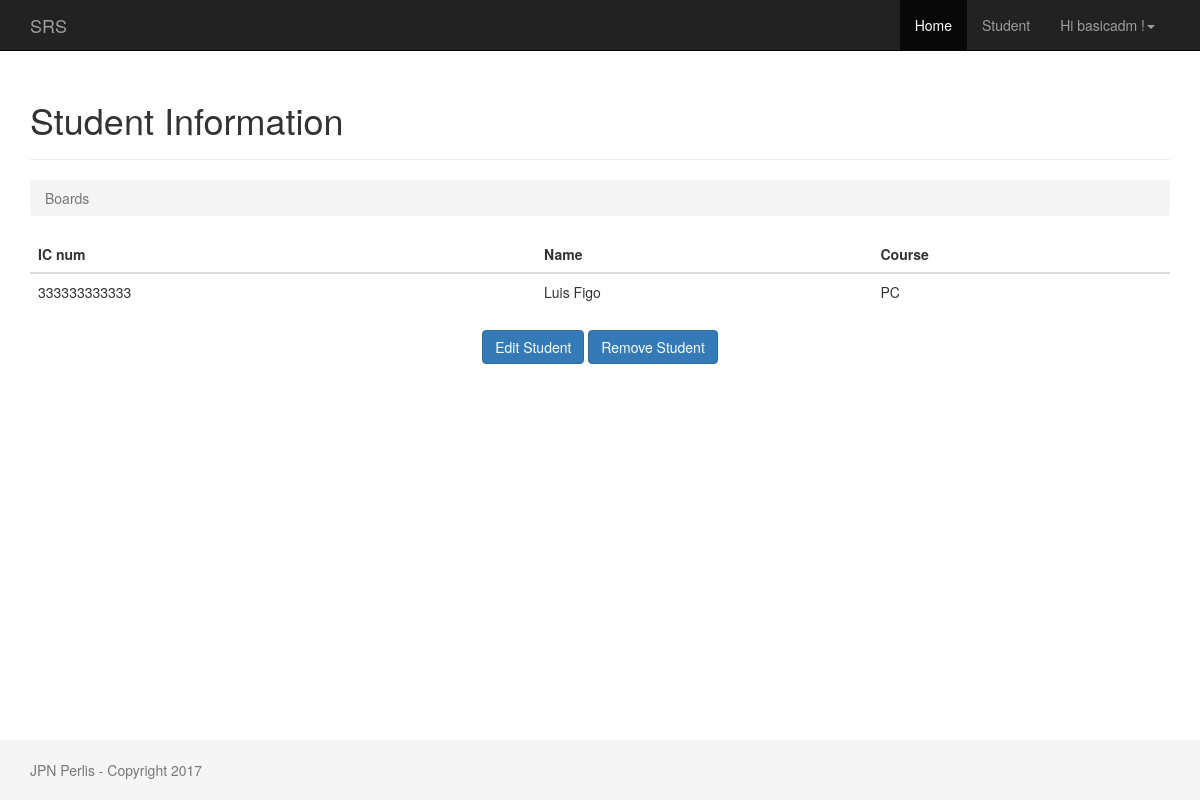
Screenshot of /3/ (signed in) with the database file from the repository.
### student/models.py (models this page shows, shortened)
class Student(models.Model):
    PROGAMMING = 'PR'
    NETWORKING = 'NT'
    PCTECH = 'PC'
    COURSE_CHOICES = (
        (PROGAMMING, 'Programming'),
        (NETWORKING, 'Networking'),
        (PCTECH, 'PC Technichian'),
    )
    createdby = models.ForeignKey('auth.User',on_delete=models.CASCADE)
    icnum = models.CharField('ID Number',max_length=12,unique=True,blank=False,null=False)
    name = models.CharField('Name',max_length=300)
    course = models.CharField('Courserwork',max_length=2,choices=COURSE_CHOICES,default=PCTECH,)
    created_date = models.DateTimeField('Created Date',default=timezone.now)

### student/views.py (the view)
# urls.py: url(r'^(?P<pk>\d+)/$', views.student_detail, name='student_detail'),
@login_required(login_url='/accounts/login/')
def student_detail(request,pk):
    student = get_object_or_404(Student, pk=pk)
    return render(request, 'student/student_detail.html', {'student': student})

### templates/student/student_detail.html
{% extends 'baseproj.html' %}
{% block content %}
      <div class="page-header">
        <h1>Student Information</h1>
      </div>
      <ol class="breadcrumb my-4">
        <li class="breadcrumb-item active">Boards</li>
      </ol>
      <table class="table">
        <thead class="thead-inverse">
          <tr>
            <th>IC num</th>
            <th>Name</th>
            <th>Course</th>
          </tr>
        </thead>
        <tbody>
            <tr>
              <td>
                {{ student.icnum }}
              </td>
              <td class="align-middle">{{ student.name }}</td>
              <td class="align-middle">{{ student.course }}</td>
            </tr>
        </tbody>
	  </table>
    <p class="text-center">
      <a href="{% url 'student_edit' student.pk %}" class="btn btn-primary" >Edit Student</a>
      <a href="{% url 'student_remove' student.pk %}" class="btn btn-primary" >Remove Student</a>
    </p>
{% endblock %}

### templates/baseproj.html (shortened to what this page needs)
{% load static %}
{% load i18n %}
<!DOCTYPE html>
<html lang="en">
  <head>
    <link rel="stylesheet" href="{% static 'css/bootstrap.min.css' %}">
    <link href="{% static 'css/ie10-viewport-bug-workaround.css' %}" rel="stylesheet">
    <link rel="stylesheet" href="{% static 'css/sticky-footer-navbar.css' %}">
  </head>
  <body>
    {% block navbar %}
    <nav class="navbar navbar-inverse navbar-fixed-top">
      <div class="container">
        <div class="navbar-header">
          <a class="navbar-brand" href="#">SRS</a>
        </div>
        <div id="navbar" class="collapse navbar-collapse navbar-right">
          <ul class="nav navbar-nav">
            {% block home_navbar %}<li class="active"><a href="/">Home</a></li>{% endblock %}
            {% block student_navbar %}<li><a href="{% url 'student_home' %}">Student</a></li>{% endblock %}
            {% block user_navbar %}
              {% if user.is_authenticated %}
                <li class="dropdown">
                  <a href="#" class="dropdown-toggle" data-toggle="dropdown" role="button" aria-haspopup="true" aria-expanded="false"></span> Hi {{ user.username }} !<span class="caret"></span></a>
                </li>
              {% else %}
                <li><a href="/accounts/login/">Sign In</a></li>
                <li><a href="/accounts/signup/">Sign Up</a></li>
              {% endif %}
            {% endblock %}
          </ul>
        </div>
      </div>
    </nav>
    {% endblock %}
    {% block maincontent %}
    <div class="container">
      {% block content %}{% endblock %}
    </div>
    {% endblock %}
    {% block footer %}
    <footer class="footer">
      <div class="container">
        <p class="text-muted">JPN Perlis - Copyright 2017</p>
      </div>
    </footer>
    {% endblock %}
  </body>
</html>

### static/css/sticky-footer-navbar.css (style rules this page uses)
html { position: relative; min-height: 100%; }
body { margin-bottom: 60px; }
.footer { position: absolute; bottom: 0; width: 100%; height: 60px; background-color: #f5f5f5; }
body > .container { padding: 60px 15px 0; }
.container .text-muted { margin: 20px 0; }
.footer > .container { padding-right: 15px; padding-left: 15px; }

### rows the page displays
Student: icnum "333333333333", name "Luis Figo", course "PC"

### other values shown
{{ user.username }} "basicadm"
